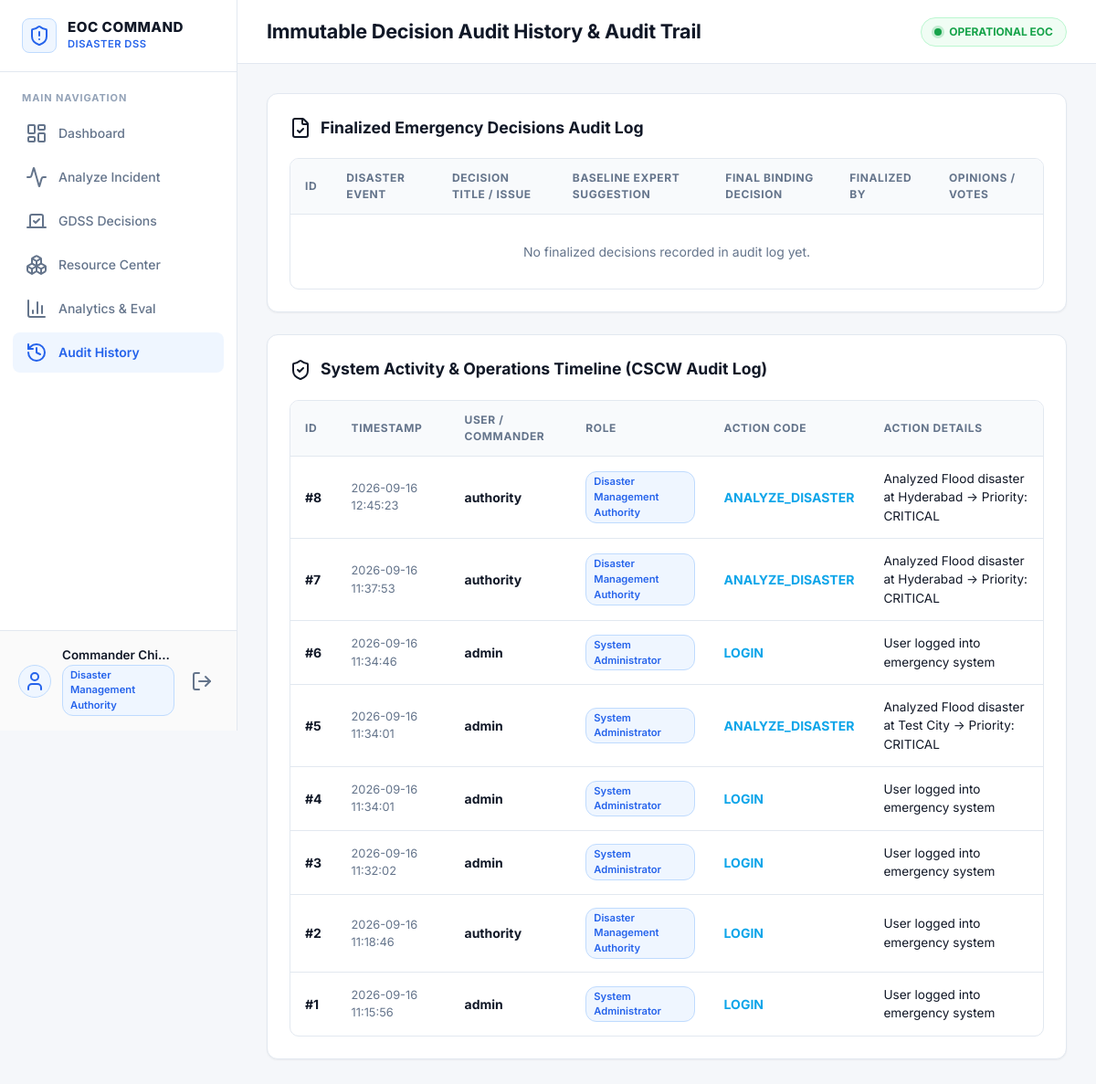
/history (signed in), run on an earlier commit of the app's database.
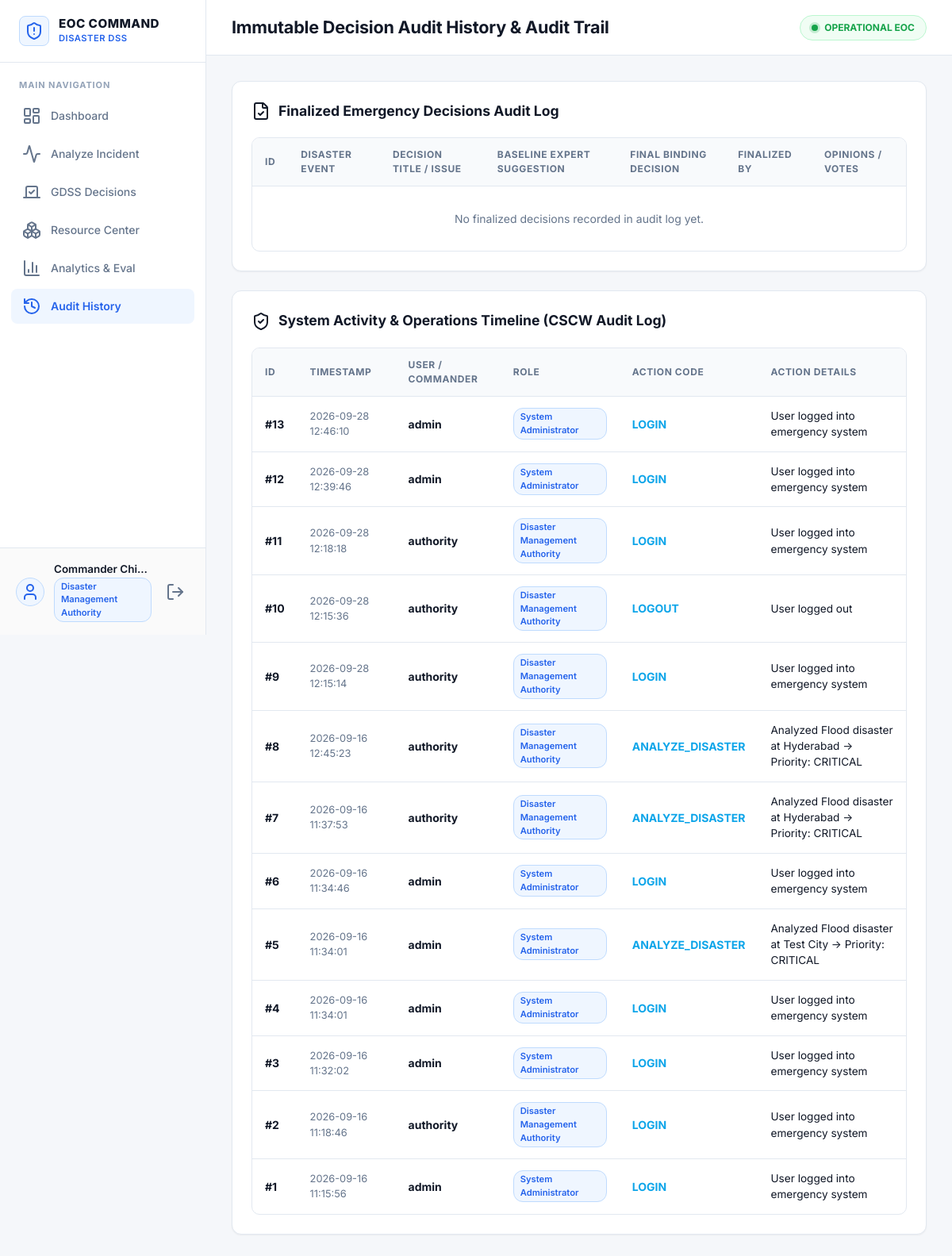
And on a later commit of the database.
### tables this page shows
CREATE TABLE activity_logs (
            id INTEGER PRIMARY KEY AUTOINCREMENT,
            user_id INTEGER,
            username TEXT NOT NULL,
            role TEXT NOT NULL,
            action TEXT NOT NULL,
            details TEXT,
            timestamp TEXT
        );

### app/routes/gdss_routes.py (the view, shortened to what this page needs)
@gdss_bp.route("/history")
@login_required
def history():
    conn = get_db()
    finalized_decisions = conn.execute("""
        SELECT g.*, d.disaster_type, d.location
        FROM gdss_decisions g
        JOIN disasters d ON g.disaster_id = d.id
        WHERE g.status = 'FINALIZED'
        ORDER BY g.id DESC
    """).fetchall()
    history_list = []
    all_logs = conn.execute("SELECT * FROM activity_logs ORDER BY id DESC LIMIT 100").fetchall()
    conn.close()
    return render_template("history.html", history_list=history_list, logs=all_logs)

### app/db.py (called while the page is built)
def get_db():
    conn = sqlite3.connect(DATABASE_PATH, timeout=30.0)
    try:
        conn.execute("PRAGMA journal_mode=WAL;")
    except Exception:
        pass
    conn.row_factory = sqlite3.Row
    return conn

### app/routes/auth_routes.py (called while the page is built)
def login_required(f):
    @wraps(f)
    def decorated_function(*args, **kwargs):
        if "user_id" not in session:
            flash("Please log in to access this page.", "warning")
            return redirect(url_for("auth.login"))
        return f(*args, **kwargs)
    return decorated_function

### app/templates/history.html (shortened to what this page needs)
{% extends "base.html" %}
{% block header_title %}Immutable Decision Audit History & Audit Trail{% endblock %}
{% block content %}
<div class="card">
    <div class="card-header">
        <div class="card-title">
            <i data-lucide="file-check"></i>
            <span>Finalized Emergency Decisions Audit Log</span>
        </div>
    </div>
    <div class="table-responsive">
        <table>
            <thead>
                <tr>
                    <th>ID</th>
                    <th>Disaster Event</th>
                    <th>Decision Title / Issue</th>
                    <th>Baseline Expert Suggestion</th>
                    <th>Final Binding Decision</th>
                    <th>Finalized By</th>
                    <th>Opinions / Votes</th>
                </tr>
            </thead>
            <tbody>
                {% for h in history_list %}
                {% set d = h.details %}
                <tr>
                    <td><strong>#{{ d.id }}</strong></td>
                    <td>{{ d.disaster_type }} ({{ d.location }})</td>
                    <td><strong style="color: var(--text-main);">{{ d.title }}</strong></td>
                    <td style="font-size: 0.85rem; color: var(--primary);">{{ d.expert_recommendation or 'N/A' }}</td>
                    <td style="color: var(--success); font-weight: 700;">{{ d.final_decision }}</td>
                    <td><span class="role-badge">{{ d.finalized_by }}</span></td>
                    <td style="font-size: 0.85rem; color: var(--text-muted);">
                        {{ h.opinions_count }} opinions | <strong style="color: var(--text-main);">{{ h.votes_count }} votes</strong>
                    </td>
                </tr>
                {% else %}
                <tr>
                    <td colspan="7" style="text-align: center; color: var(--text-muted); padding: 30px;">
                        No finalized decisions recorded in audit log yet.
                    </td>
                </tr>
                {% endfor %}
            </tbody>
        </table>
    </div>
</div>
<div class="card">
    <div class="card-header">
        <div class="card-title">
            <i data-lucide="shield-check"></i>
            <span>System Activity & Operations Timeline (CSCW Audit Log)</span>
        </div>
    </div>
    <div class="table-responsive">
        <table>
            <thead>
                <tr>
                    <th>ID</th>
                    <th>Timestamp</th>
                    <th>User / Commander</th>
                    <th>Role</th>
                    <th>Action Code</th>
                    <th>Action Details</th>
                </tr>
            </thead>
            <tbody>
                {% for log in logs %}
                <tr>
                    <td><strong>#{{ log.id }}</strong></td>
                    <td style="font-size: 0.8rem; color: var(--text-muted);">{{ log.timestamp }}</td>
                    <td><strong>{{ log.username }}</strong></td>
                    <td><span class="role-badge">{{ log.role }}</span></td>
                    <td><strong style="color: var(--info);">{{ log.action }}</strong></td>
                    <td style="font-size: 0.85rem; color: var(--text-main);">{{ log.details }}</td>
                </tr>
                {% else %}
                <tr>
                    <td colspan="6" style="text-align: center; color: var(--text-muted); padding: 30px;">
                        No activity logs found.
                    </td>
                </tr>
                {% endfor %}
            </tbody>
        </table>
    </div>
</div>
{% endblock %}

### app/templates/base.html (shortened to what this page needs)
<!DOCTYPE html>
<html lang="en">
<head>
    <link rel="stylesheet" href="{{ url_for('static', filename='css/style.css') }}">
    <link rel="stylesheet" href="https://unpkg.com/leaflet@1.9.4/dist/leaflet.css" />
</head>
<body class="{% if not session.get('user_id') %}login-page-body{% endif %}">
    {% if session.get('user_id') %}
    <aside class="sidebar" id="appSidebar">
        <div class="sidebar-header">
            <div class="sidebar-brand-icon">
                <i data-lucide="shield-alert"></i>
            </div>
            <div class="sidebar-brand">
                <span class="brand-title">EOC COMMAND</span>
                <span class="brand-subtitle">DISASTER DSS</span>
            </div>
        </div>
        <div class="nav-section-title">MAIN NAVIGATION</div>
        <ul class="nav-links">
            <li>
                <a href="{{ url_for('disaster.dashboard') }}" class="nav-link {% if request.endpoint == 'disaster.dashboard' %}active{% endif %}">
                    <i data-lucide="layout-dashboard"></i>
                    <span>Dashboard</span>
                </a>
            </li>
            <li>
                <a href="{{ url_for('disaster.index') }}" class="nav-link {% if request.endpoint == 'disaster.index' %}active{% endif %}">
                    <i data-lucide="activity"></i>
                    <span>Analyze Incident</span>
                </a>
            </li>
            <li>
                <a href="{{ url_for('gdss.index') }}" class="nav-link {% if request.endpoint == 'gdss.index' %}active{% endif %}">
                    <i data-lucide="vote"></i>
                    <span>GDSS Decisions</span>
                </a>
            </li>
            <li>
                <a href="{{ url_for('resource.index') }}" class="nav-link {% if request.endpoint == 'resource.index' %}active{% endif %}">
                    <i data-lucide="boxes"></i>
                    <span>Resource Center</span>
                </a>
            </li>
            <li>
                <a href="{{ url_for('analytics.index') }}" class="nav-link {% if request.endpoint == 'analytics.index' %}active{% endif %}">
                    <i data-lucide="bar-chart-3"></i>
                    <span>Analytics & Eval</span>
                </a>
            </li>
            <li>
                <a href="{{ url_for('gdss.history') }}" class="nav-link {% if request.endpoint == 'gdss.history' %}active{% endif %}">
                    <i data-lucide="history"></i>
                    <span>Audit History</span>
                </a>
            </li>
        </ul>
        <div class="user-profile">
            <div class="user-avatar">
                <i data-lucide="user"></i>
            </div>
            <div class="user-info">
                <div class="user-name">{{ session.get('full_name') }}</div>
                <span class="role-badge">{{ session.get('role') }}</span>
            </div>
            <a href="{{ url_for('auth.logout') }}" class="logout-btn" title="Sign Out">
                <i data-lucide="log-out"></i>
            </a>
        </div>
    </aside>
    {% endif %}
    <div class="main-wrapper" {% if not session.get('user_id') %}style="margin-left: 0;"{% endif %}>
        {% if session.get('user_id') %}
        <header class="top-bar">
            <div class="top-bar-left">
                <h1 class="page-title">{% block header_title %}Command Center{% endblock %}</h1>
            </div>
            <div class="top-bar-right">
                <div class="status-indicator">
                    <span class="status-dot"></span>
                    <span class="status-text">OPERATIONAL EOC</span>
                </div>
            </div>
        </header>
        {% endif %}
        <main class="content-area">
            {% block content %}{% endblock %}
        </main>
    </div>
</body>
</html>

What changed in the data, as far as the page shows it:
added activity_logs: id "13", timestamp "2026-09-28 12:46:10", username "admin", role "System Administrator", action "LOGIN", details "User logged into emergency system"
added activity_logs: id "12", timestamp "2026-09-28 12:39:46", username "admin", role "System Administrator", action "LOGIN", details "User logged into emergency system"
added activity_logs: id "11", timestamp "2026-09-28 12:18:18", username "authority", role "Disaster Management Authority", action "LOGIN", details "User logged into emergency system"
added activity_logs: id "10", timestamp "2026-09-28 12:15:36", username "authority", role "Disaster Management Authority", action "LOGOUT", details "User logged out"
added activity_logs: id "9", timestamp "2026-09-28 12:15:14", username "authority", role "Disaster Management Authority", action "LOGIN", details "User logged into emergency system"
